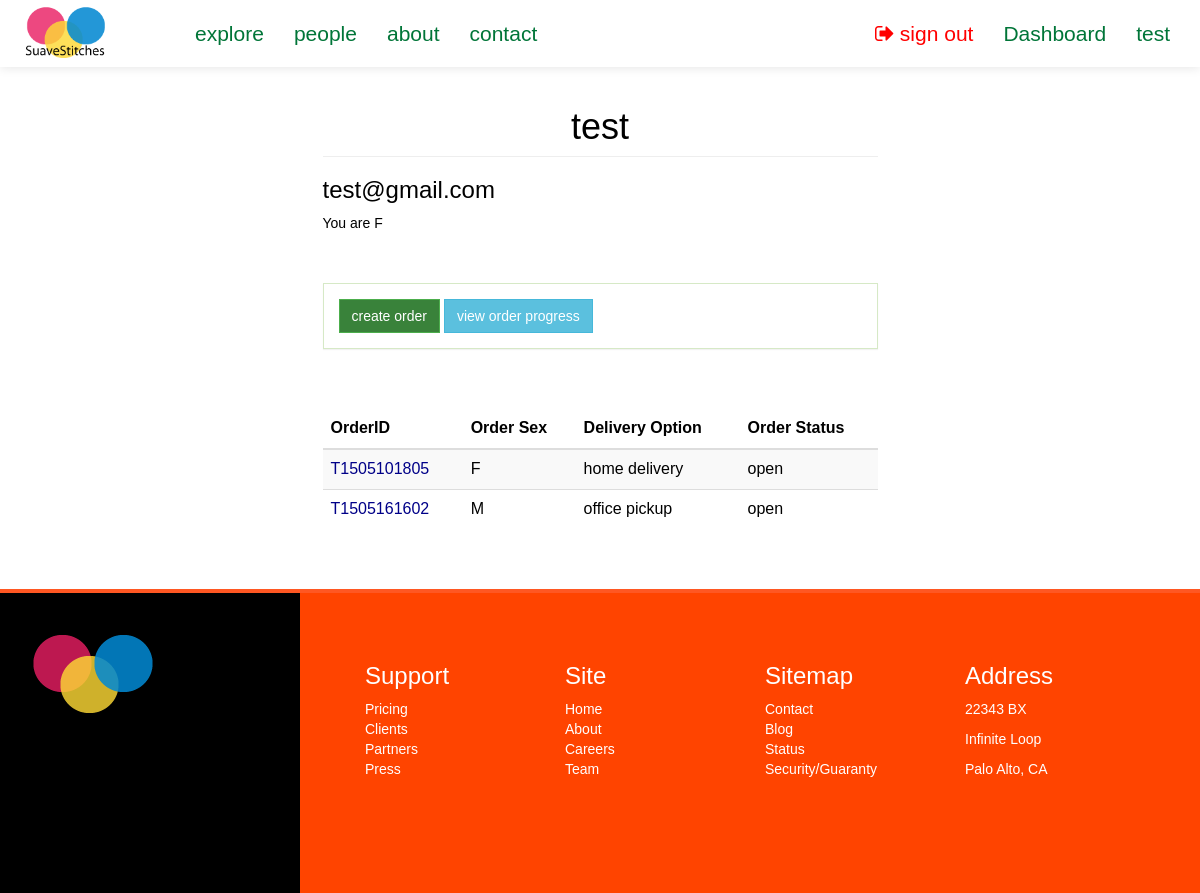
The page /suave/dashboard/ (signed in) on the database its author committed.
### suave/models.py (models this page shows, shortened)
class Client(models.Model):
	FEMALE = 'F'
	MALE = 'M'
	SEX_CHOICE = (
		(FEMALE, 'F'),
		(MALE, 'M'),
	)
	user = models.OneToOneField(User)
	address = models.CharField(max_length=200, null=True)
	preference = models.CharField(max_length=40)
	sex = models.CharField(max_length=2, choices=SEX_CHOICE, default=" ")

class Order(models.Model):
	client = models.ForeignKey(Client, null=True)
	sizetable = models.ForeignKey(SizeTable, null=True)
	tailor = models.ForeignKey(Tailor, null=True)
	fabric = models.CharField(max_length=50, null=True)
	style = models.CharField(max_length=100, null=True)
	main_order_id = models.CharField(max_length=15, null=True)
	details = models.CharField(max_length=250, null=True) #*
	delivery_option = models.CharField(max_length=100, null=True)
	service_option = models.CharField(max_length=100, null=True)
	sex = models.CharField(max_length=2, default=' ')
	status = models.CharField(max_length=20, default='OPEN') #*
	cost = models.IntegerField(default=0000)
	date = models.DateField(auto_now_add=True)
	soft_delete = models.BooleanField(default=False)

### suave/views.py (the view)
@login_required
def client_dashboard(request):
	context = {}
	context['title'] = 'SuaveStitches Nigeria'
	if request.session['new_user_check'] == 1:
		context['new_user_check'] = True
		request.session['new_user_check'] = 2
	context['orders'] = Order.objects.filter(client=Client.objects.get(user=request.user))
	return render(request, 'i/client/dashboard.html', context)

### templates/i/client/dashboard.html (shortened to what this page needs)
{% extends "i/layout/base.html" %}
{% block main_section %}
	<div class="col-lg-6 col-lg-offset-3">
		<h1 class="page-header">{{ user.username }}</h1>
		<h3>{{ user.email }}</h3>
		<p>You are {{ user.client.sex }}</p>
		<br><br>
		<div class="dashboard-button-panel panel panel-body panel-success">
			<a href="{% url 'suave:create_order' %}" class="btn btn-success">create order</a>
			<a href="" class="btn btn-info">view order progress</a>
		</div>
		<br><br>
		{% if orders %}
			<table class="table table-striped table-hover">
				<thead>
					<tr>
						<th>OrderID</th>
						<th>Order Sex</th>
						<th>Delivery Option</th>
						<th>Order Status</th>
					</tr>
				</thead>
				<tbody>
					{% for order in orders %}
					<tr>
						<td style="color:#008"><span>{{ order.main_order_id }}</span></td>
						<td>{{ order.sex }}</td>
						<td>{{ order.delivery_option|lower }}</td>
						<td>{{ order.status|lower }}</td>
					</tr>
					{% endfor %}
				</tbody>
			</table>
		{% endif %}
		<br><br>
	</div>
{% endblock %}

### templates/i/layout/base.html (shortened to what this page needs)
<html>
	<head>
		{% load staticfiles %}
		<link rel="stylesheet" type="text/css" href="{% static 'css/style.css' %}">
		<link rel="stylesheet" type="text/css" href="{% static 'fonts/font-awesome/css/font-awesome.min.css' %}">
	</head>
	{% if tailorPage %}
	<body class="tailorPage-color">
	{% else %}
	<body>
	{% endif %}
	{% if tailorPage %}
		<nav class="navbar navbar-default" role="navigation" style="background:#FBE9E7">
	{% else %}
		<nav class="navbar navbar-default" role="navigation">
	{% endif %}
			<div class="container">
				<div class="row">
					<div class="navbar-header">
						<div id="header">
							<a class="navbar-brand" href="/suave">
								<img src="{% static 'img/my_logo_1.png' %}">
							</a>
						</div>
					</div>
					<div class="collapse navbar-collapse navbar-ex1-collapse">
						<ul class="nav navbar-nav navbar-left">
							<li class=""><a href style="background:#">explore</a></li>
							<li class=""><a href="{% url 'suave:tailor_home' %}">people</a></li>
							<li class=""><a >about</a></li>
							<li class=""><a >contact</a></li>
						</ul>
						<ul class="nav navbar-nav navbar-right">
							{% if user.is_authenticated %}
							<li><a href="{% url 'suave:signout' %}" style="color:#f00"><span class="fa fa-sign-out">&nbsp;</span>sign out</a></li>
								{% if user.tailor.rate %}
									<li><a href="{% url 'suave:tailor_dashboard' %}" class="">Dashboard</a></li>
								{% else %}
									<li><a href="{% url 'suave:client_dashboard' %}" class="">Dashboard</a></li>
								{% endif %}
							<li><a class="">{{user}}</a></li>
							{% else %}
							<li><a role="button" class="" data-toggle="modal" data-target=".bs-example-modal-sm">sign in</a></li>
							{% endif %}
						</ul>
					</div>
				</div>
			</div>
		</nav>
		<div class="container">
			<div class="row">
					{% block main_section %}
					{% endblock %}
			</div>
		</div>
		<div class="footer">
			<div class="col-lg-3 footer-left">
			<br><br>
				<img src="{% static 'img/my_logo.png' %}">
			</div>
			<div class="col-lg-9 footer-right">
				<ul class="col-sm-3">
					<li><h3>Support</h3></li>
					<li>Pricing</li>
					<li>Clients</li>
					<li>Partners</li>
					<li>Press</li>
				</ul>
				<ul class="col-sm-3">
					<li><h3>Site</h3></li>
					<li>Home</li>
					<li>About</li>
					<li>Careers</li>
					<li>Team</li>
				</ul>
				<ul class="col-sm-3">
					<li><h3>Sitemap</h3></li>
					<li>Contact</li>
					<li>Blog</li>
					<li>Status</li>
					<li>Security/Guaranty</li>
				</ul>
				<div class="col-sm-3">
					<h3>Address</h3>
					<p>22343 BX</p>
					<p>Infinite Loop</p>
					<p>Palo Alto, CA</p>
				</div>
			</div>
		</div>
	</body>
</html>

### static/css/style.css (style rules this page uses)
a { text-decoration: none; }
#header img { width: 65%; }
.navbar { background-repeat: no-repeat; border-bottom: 1px solid #178ACC; box-shadow: 0px 1px 10px rgba(0, 0, 0, 0.1); border-radius: 0px; margin-bottom: 0px; }
.navbar-default { background: #fff; border-color: #fff; }
.navbar-default .navbar-brand, .navbar-default .navbar-brand:hover, .navbar-default .navbar-brand:focus, .navbar-default .navbar-nav > li > a { color: #007538; font-size: 1.5em; }
.navbar-default .navbar-nav > li > a { line-height: 35px; }
.footer { min-height: 300px; background: #f2f2f2; border-top: 4px #FF5722 solid; }
.footer-left { min-height: 300px; background: #1565C0; background: #000; }
.footer-right { padding: 50px; background: #FF5722; background: #f40; color: #fff; min-height: 300px; }
.footer-right li { list-style: none; }
img { max-width: 100%; }
#header { margin: -10px auto auto auto; }
*:not(span) { -webkit-border-radius: 0 !important; -moz-border-radius: 0 !important; -ms-border-radius: 0 !important; border-radius: 0 !important; }
li { list-style: none; }
.page-header { text-align: center; overflow: hidden; }
body { color: #000; font-family: weblysleek, arial; }

### rows shown on the page
Order: main_order_id "T1505101805", sex "F", delivery_option "home delivery", status "open"
Order: main_order_id "T1505161602", sex "M", delivery_option "office pickup", status "open"

### other values the page prints
{{ user }} "test"
{{ user.username }} "test"
{{ user.email }} "test@gmail.com"
{{ user.client.sex }} "F"
